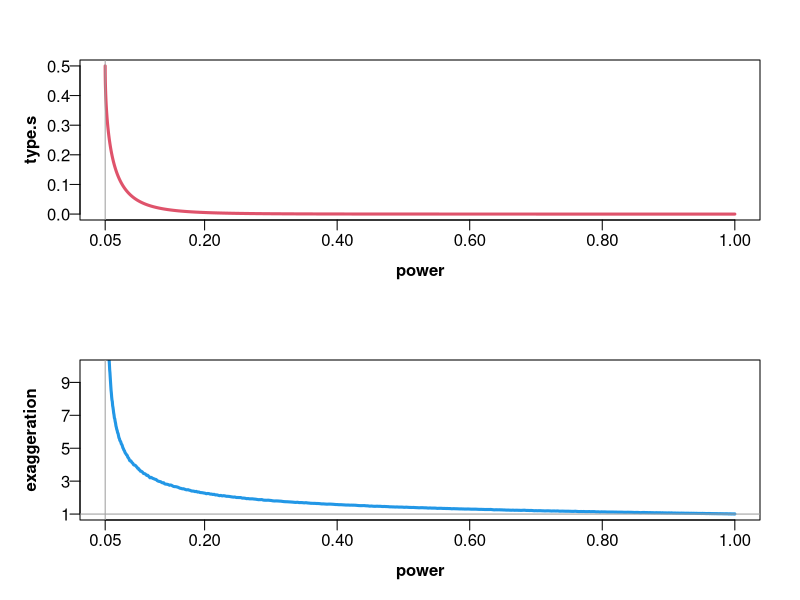

Recreate this plot in R.
 type.s.mfun = function(n1, n2 = NA, d.min = 0, d.max = 1.4, alpha = .05){
  
    type.s.m = function(n1, n2, d, alpha){
     
           N = ifelse(is.na(n2), n1, (n1 * n2)/(n1 + n2))
          df = ifelse(is.na(n2), n1 - 1, (n1 + n2) - 2)
        d.SE = 1/sqrt(N) ; ncp = d*sqrt(N)
          CI = qt(c(alpha/2, 1-(alpha/2)), df)*d.SE
    
 type.s.area = pt(ifelse(d > 0, CI[1]/d.SE, CI[2]/d.SE), df, ncp, lower.tail = ifelse(d > 0, TRUE, FALSE))
       power = type.s.area + pt(ifelse(d > 0, CI[2]/d.SE, CI[1]/d.SE), df, ncp, lower.tail = ifelse(d > 0, FALSE, TRUE))
      type.s = type.s.area / power
    random.d = rt(1e4, df, ncp)*d.SE
         sig = if(d > 0) abs(random.d) > CI[2] else -abs(random.d) < CI[1]
exaggeration = if(d > 0) mean(abs(random.d)[sig])/ d else mean(-abs(random.d)[sig])/ d
    
    list(exaggeration = exaggeration, type.s = type.s, power = power)
  }
  
  original.par = par(no.readonly = TRUE)
  on.exit(par(original.par))
  
  par(mfrow = c(2, 1), mgp = c(2, .5, 0), mar = c(4, 4, 3, 2), las = 1)  
  
       d_range = seq(d.min, d.max, l = 1e3)
             n = length(d_range)
         power = numeric(n)
        type.s = numeric(n)
  exaggeration = numeric(n)
  
  for(i in 1L:n){
             a = type.s.m(d = d_range[i], n1 = n1, n2 = n2, alpha = alpha)
      power[i] = a$power
     type.s[i] = a$type.s
exaggeration[i] = a$exaggeration
  }
  
  plot(power, type.s, ty = "l", xaxt = "n", lwd = 3, font.lab = 2, col = 2)
  axis(1, at = c(alpha, seq(.2, 1, by = .2)))
  abline(v = alpha, col = 8)
  plot(power, exaggeration, ty = "l", ylim = c(1, 10), xaxt = "n", yaxt = "n", lwd = 3, font.lab = 2, col = 4)
  axis(1, at = c(alpha, seq(.2, 1, by = .2)))
  axis(2, at = seq(1, 10, by = 2))
  abline(h = 1, v = alpha, col = 8)
  
}
# Example of use:
type.s.mfun(n1 = 50, n2 = 50, alpha = .05)